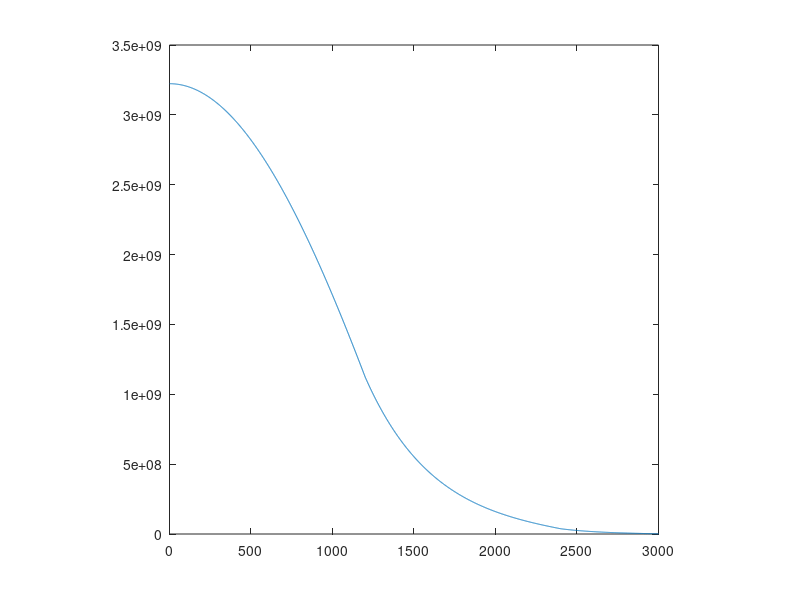
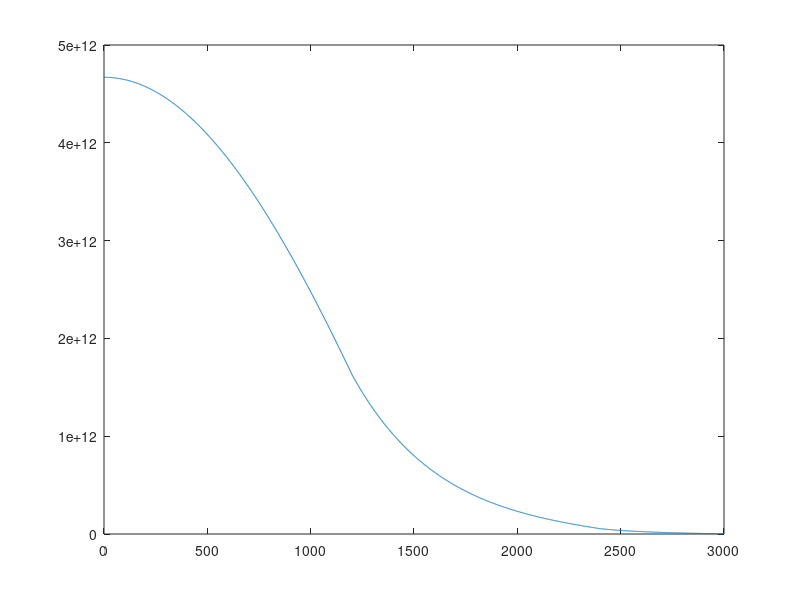
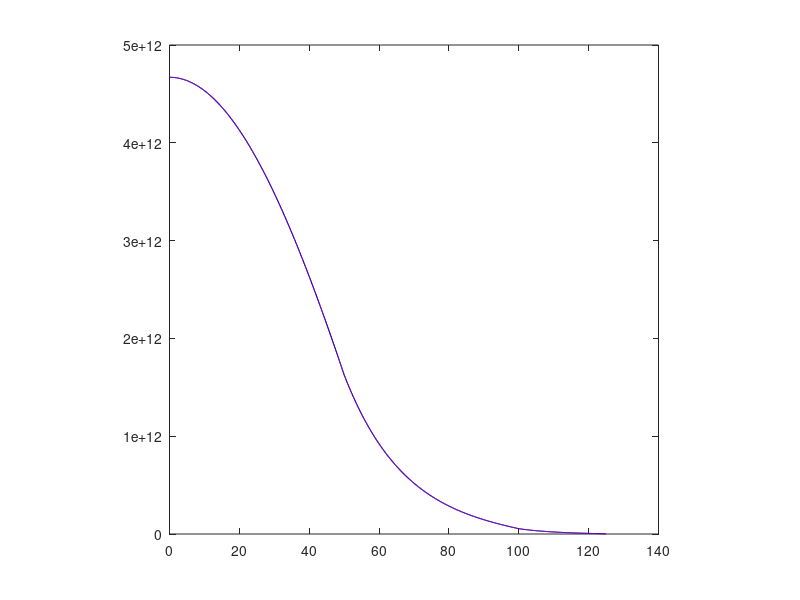

The MATLAB source for these figures, in order:
clear all

%% Ucinne prurezy

Difuze =    [0.65   0.75    1.15];
SigmaA =    [0.12   0.1     0.01];
nSigmaF =   [0.185  0.15    0.0];

%% Geometrie

a = 125;    % interval [0,a]

%% Okrajove podminky
%   J(0) + gammaW*phi(0) = 0
%   J(a) + gammaE*phi(a) = 0

gammaW = 0;     % symetrie
gammaE = 0.5;   % vakuum

%% Diskretizace

N = 3000; h = a/N;  % N podintervalu delky h

% Rozhranni mezi oblastmi s odlisnymi materialy (50cm, 100cm)
if1 = 2*N/5;
if2 = 4*N/5;

% Ucinne prurezy v jednotlivych oblastech
D = zeros(1, N);  
Sa = zeros(1, N); 
nSf = zeros(1, N);
D(1:if1)    = Difuze(1);  D(if1+1:if2)  = Difuze(2);  D(if2+1:N)   = Difuze(3);
Sa(1:if1)   = SigmaA(1);  Sa(if1+1:if2) = SigmaA(2);  Sa(if2+1:N)  = SigmaA(3);
nSf(1:if1)  = nSigmaF(1); nSf(if1+1:if2)= nSigmaF(2); nSf(if2+1:N) = nSigmaF(3);
nu = 2.43;
Sf = nSf/nu;

%% Sestaveni soustavy algebraickych rovnic

i = 2:(N-1);

% a_{i,i-1}
aim1 = 2*D(i).*D(i-1)./( (D(i)+D(i-1))*h );
% a_{i,i+1}
aip1 = 2*D(i).*D(i+1)./( (D(i)+D(i+1))*h );

ae(1) = -aim1(1);
ae(i) = -aip1;
aw(i-1) = -aim1;
aw(N-1) = -aip1(end);
ac(1) = -ae(1) - gammaW + h*Sa(1);
ac(i) = aim1 + aip1 + h*Sa(i);
ac(N) = -aw(N-1) + gammaE + h*Sa(N);

A = gallery('tridiag', aw, ac, ae); % matice difuze a absorpce
figure;
spy(A)

F = h*diag(nSf(1:N));   % matice stepnych zdroju

%% Uloha na vl. cisla

% Pocatecni odhady
keff = 1;
phi = 1e9 * ones(N,1);

% Promenne pro uchovani hodnot z predchozi iterace
ophi = zeros(N,1);
okeff = 0;

% Pri vypoctu vl. cisla se matice nemeni (jen prava strana) - LU faktorizaci 
% provedeme jen jednou
[L,U] = lu(A);

% Opakuj, dokud se fundamentalni neutronovy tok neustali (keff obvykle
% konverguje o nekolik radu rychleji)
it = 0;
while norm(ophi-phi)/norm(ophi) > 1e-6
    it = it+1;
    % Predchozi hodnoty
    okeff = keff;
    ophi = phi;
    % Nova hodnota phi
    y = L\(1/keff * F * phi);
    phi = U\y;
    plot(phi); 
    axis square
    drawnow;
    % Nova hodnota keff
    keff = keff * norm(nSf*phi,Inf)/norm(nSf*ophi,Inf);
    fprintf('keff(%d) = %1.6f\n', it, keff)
end

%% Normalizace na zadany vykon

Ptarget = 320; % 100We pri 32% ucinnosti = 320Wt

% Energie na jedno stepeni ([J])
Efis = 3.204E-11;
% Pocet stepeni v celem reaktoru za sekundu, v ustalenem stavu (proto delime 
% vypoctenym keff)
Fnominal = h * 1/keff*Sf(1:N) * phi;
Pnominal = Fnominal * Efis;

phi_abs = phi * (Ptarget / Pnominal);

figure;
plot(phi_abs)

%% Porovnani se semi-analytickym resenim z Mathematicy

load('Tok.mat');
load('x.mat');
load('Keff.mat');

% Hodnoty ve vektoru phi odpovidaji hodnotam reseni ve stredu intervalu
x = linspace(0.5*h,a-0.5*h,N);
fi=interp1(x,phi_abs,Expression1,'spline');
figure; 
plot(Expression1,Expression2*Expression3, 'r'); hold on; plot(Expression1,fi,'b')
axis square

fprintf('Relativni chyba keff: %g\n', (Expression3 - keff) / Expression3)
